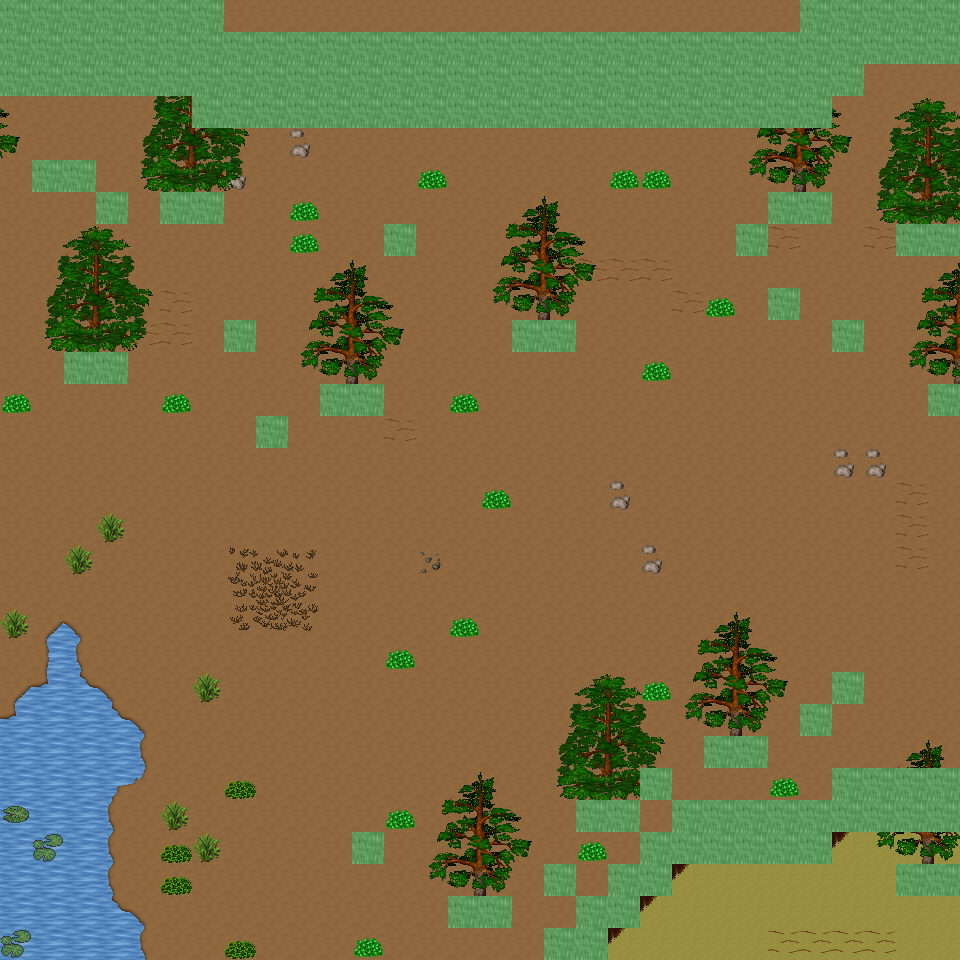

Tiled map render using the project's own tile images. Description and the map definition, with tile-layer contents summarised, below:
An orthogonal 30x30 tile map with 32x32 px tiles, 6 tile layers (Ground, Object, Object2, Above, ...), 57 tilesets and 8 objects (8x mapExit).

<map version="1.0" orientation="orthogonal" renderorder="right-down" width="30" height="30" tilewidth="32" tileheight="32" nextobjectid="9">
  <tileset firstgid="1" name="tileset_ground_ground" tilewidth="32" tileheight="32" tilecount="33" columns="3">
    <image source="../drawable/tileset_ground_ground.png" width="96" height="352" />
  </tileset>
  <tileset firstgid="34" name="tileset_ground_ice_ice" tilewidth="32" tileheight="32" tilecount="3" columns="3">
    <image source="../drawable/tileset_ground_ice_ice.png" width="96" height="32" />
  </tileset>
  <tileset firstgid="37" name="tileset_ground_indoor_brown_hole" tilewidth="32" tileheight="32" tilecount="56" columns="7">
    <image source="../drawable/tileset_ground_indoor_brown_hole.png" width="224" height="256" />
  </tileset>
  <tileset firstgid="93" name="tileset_ground_earth_edges" tilewidth="32" tileheight="32" tilecount="18" columns="6">
    <image source="../drawable/tileset_ground_earth_edges.png" width="192" height="96" />
  </tileset>
  <tileset firstgid="111" name="tileset_ground_rock_pebbles" tilewidth="32" tileheight="32" tilecount="3" columns="1">
    <image source="../drawable/tileset_ground_rock_pebbles.png" width="32" height="96" />
  </tileset>
  <tileset firstgid="114" name="tileset_item_corpse_huge_animal" tilewidth="32" tileheight="32" tilecount="16" columns="2">
    <image source="../drawable/tileset_item_corpse_huge_animal.png" width="64" height="256" />
  </tileset>
  <tileset firstgid="130" name="tileset_plant_flower_daisy_white" tilewidth="32" tileheight="32" tilecount="8" columns="2">
    <image source="../drawable/tileset_plant_flower_daisy_white.png" width="64" height="128" />
  </tileset>
  <tileset firstgid="138" name="tileset_ground_ridge_earth_dark" tilewidth="32" tileheight="32" tilecount="96" columns="12">
    <image source="../drawable/tileset_ground_ridge_earth_dark.png" width="384" height="256" />
  </tileset>
  <tileset firstgid="234" name="tileset_ground_grass_edges" tilewidth="32" tileheight="32" tilecount="36" columns="12">
    <image source="../drawable/tileset_ground_grass_edges.png" width="384" height="96" />
  </tileset>
  <tileset firstgid="270" name="tileset_ground_ridge_ice_2" tilewidth="32" tileheight="32" tilecount="42" columns="7">
    <image source="../drawable/tileset_ground_ridge_ice_2.png" width="224" height="192" />
  </tileset>
  <tileset firstgid="312" name="tileset_ground_ice_glacier" tilewidth="32" tileheight="32" tilecount="1" columns="1">
    <image source="../drawable/tileset_ground_ice_glacier.png" width="32" height="32" />
  </tileset>
  <tileset firstgid="313" name="tileset_plant_bush_large_brown" tilewidth="32" tileheight="32" tilecount="9" columns="3">
    <image source="../drawable/tileset_plant_bush_large_brown.png" width="96" height="96" />
  </tileset>
  <tileset firstgid="322" name="tileset_ground_ridge_ice" tilewidth="32" tileheight="32" tilecount="42" columns="7">
    <image source="../drawable/tileset_ground_ridge_ice.png" width="224" height="192" />
  </tileset>
  <tileset firstgid="364" name="tileset_plant_bush_various_small" tilewidth="32" tileheight="32" tilecount="9" columns="3">
    <image source="../drawable/tileset_plant_bush_various_small.png" width="96" height="96" />
  </tileset>
  <tileset firstgid="373" name="tileset_ground_rock_rocks_2" tilewidth="32" tileheight="32" tilecount="4" columns="2">
    <image source="../drawable/tileset_ground_rock_rocks_2.png" width="64" height="64" />
  </tileset>
  <tileset firstgid="377" name="tileset_ground_brown_2" tilewidth="32" tileheight="32" tilecount="2" columns="1">
    <image source="../drawable/tileset_ground_brown_2.png" width="32" height="64" />
  </tileset>
  <tileset firstgid="379" name="tileset_plant_bush_large_green" tilewidth="32" tileheight="32" tilecount="9" columns="3">
    <image source="../drawable/tileset_plant_bush_large_green.png" width="96" height="96" />
  </tileset>
  <tileset firstgid="388" name="tileset_plant_grasses" tilewidth="32" tileheight="32" tilecount="6" columns="3">
    <image source="../drawable/tileset_plant_grasses.png" width="96" height="64" />
  </tileset>
  <tileset firstgid="394" name="tileset_furniture_table_long_side_on_pale" tilewidth="32" tileheight="32" tilecount="3" columns="3">
    <image source="../drawable/tileset_furniture_table_long_side_on_pale.png" width="96" height="32" />
  </tileset>
  <tileset firstgid="397" name="tileset_item_blood_nsew_stains" tilewidth="32" tileheight="32" tilecount="4" columns="2">
    <image source="../drawable/tileset_item_blood_nsew_stains.png" width="64" height="64" />
  </tileset>
  <tileset firstgid="401" name="tileset_item_blood_floor_stains_2" tilewidth="32" tileheight="32" tilecount="4" columns="2">
    <image source="../drawable/tileset_item_blood_floor_stains_2.png" width="64" height="64" />
  </tileset>
  <tileset firstgid="405" name="tileset_item_statue_grey_stone" tilewidth="32" tileheight="32" tilecount="4" columns="2">
    <image source="../drawable/tileset_item_statue_grey_stone.png" width="64" height="64" />
  </tileset>
  <tileset firstgid="409" name="tileset_item_statue_cross" tilewidth="32" tileheight="32" tilecount="1" columns="1">
    <image source="../drawable/tileset_item_statue_cross.png" width="32" height="32" />
  </tileset>
  <tileset firstgid="410" name="tileset_item_button_gold" tilewidth="32" tileheight="32" tilecount="2" columns="2">
    <image source="../drawable/tileset_item_button_gold.png" width="64" height="32" />
  </tileset>
  <tileset firstgid="412" name="tileset_ground_rock_green_crystal" tilewidth="32" tileheight="32" tilecount="9" columns="3">
    <image source="../drawable/tileset_ground_rock_green_crystal.png" width="96" height="96" />
  </tileset>
  <tileset firstgid="421" name="tileset_item_statue_metal_and_stone" tilewidth="32" tileheight="32" tilecount="6" columns="3">
    <image source="../drawable/tileset_item_statue_metal_and_stone.png" width="96" height="64" />
  </tileset>
  <tileset firstgid="427" name="tileset_ground_ladder_horizontal_pale" tilewidth="32" tileheight="32" tilecount="3" columns="1">
    <image source="../drawable/tileset_ground_ladder_horizontal_pale.png" width="32" height="96" />
  </tileset>
  <tileset firstgid="430" name="tileset_building_fence_fence_chunky" tilewidth="32" tileheight="32" tilecount="21" columns="3">
    <image source="../drawable/tileset_building_fence_fence_chunky.png" width="96" height="224" />
  </tileset>
  <tileset firstgid="451" name="tileset_plant_bush_bushes" tilewidth="32" tileheight="32" tilecount="10" columns="5">
    <image source="../drawable/tileset_plant_bush_bushes.png" width="160" height="64" />
  </tileset>
  <tileset firstgid="461" name="tileset_item_blood_floor_stain" tilewidth="32" tileheight="32" tilecount="1" columns="1">
    <image source="../drawable/tileset_item_blood_floor_stain.png" width="32" height="32" />
  </tileset>
  <tileset firstgid="462" name="tileset_item_corpse_skull_dark" tilewidth="32" tileheight="32" tilecount="2" columns="2">
    <image source="../drawable/tileset_item_corpse_skull_dark.png" width="64" height="32" />
  </tileset>
  <tileset firstgid="464" name="tileset_logic_creature_human" tilewidth="32" tileheight="32" tilecount="5" columns="5">
    <image source="../drawable/tileset_logic_creature_human.png" width="160" height="32" />
  </tileset>
  <tileset firstgid="469" name="tileset_logic_creature_elemental" tilewidth="32" tileheight="32" tilecount="16" columns="8">
    <image source="../drawable/tileset_logic_creature_elemental.png" width="256" height="64" />
  </tileset>
  <tileset firstgid="485" name="tileset_logic_creature_undead" tilewidth="32" tileheight="32" tilecount="16" columns="8">
    <image source="../drawable/tileset_logic_creature_undead.png" width="256" height="64" />
  </tileset>
  <tileset firstgid="501" name="tileset_logic_item_sheepfood" tilewidth="32" tileheight="32" tilecount="1" columns="1">
    <image source="../drawable/tileset_logic_item_sheepfood.png" width="32" height="32" />
  </tileset>
  <tileset firstgid="502" name="tileset_logic_creature_sheep" tilewidth="32" tileheight="32" tilecount="1" columns="1">
    <image source="../drawable/tileset_logic_creature_sheep.png" width="32" height="32" />
  </tileset>
  <tileset firstgid="503" name="tileset_logic_collision" tilewidth="32" tileheight="32" tilecount="1" columns="1">
    <image source="../drawable/tileset_logic_collision.png" width="32" height="32" />
  </tileset>
  <tileset firstgid="504" name="tileset_plant_tree_taller_trees" tilewidth="32" tileheight="32" tilecount="32" columns="8">
    <image source="../drawable/tileset_plant_tree_taller_trees.png" width="256" height="128" />
  </tileset>
  <tileset firstgid="536" name="tileset_building_wall_int_clay" tilewidth="32" tileheight="32" tilecount="100" columns="10">
    <image source="../drawable/tileset_building_wall_int_clay.png" width="320" height="320" />
  </tileset>
  <tileset firstgid="636" name="tileset_plant_tree_pine_tree" tilewidth="32" tileheight="32" tilecount="20" columns="4">
    <image source="../drawable/tileset_plant_tree_pine_tree.png" width="128" height="160" />
  </tileset>
  <tileset firstgid="656" name="tileset_plant_tree_pine_tree_1" tilewidth="32" tileheight="32" tilecount="20" columns="4">
    <image source="../drawable/tileset_plant_tree_pine_tree_1.png" width="128" height="160" />
  </tileset>
  <tileset firstgid="676" name="tileset_plant_stump_hollow_logs" tilewidth="32" tileheight="32" tilecount="6" columns="3">
    <image source="../drawable/tileset_plant_stump_hollow_logs.png" width="96" height="64" />
  </tileset>
  <tileset firstgid="682" name="tileset_plant_stump_small_stump" tilewidth="32" tileheight="32" tilecount="4" columns="2">
    <image source="../drawable/tileset_plant_stump_small_stump.png" width="64" height="64" />
  </tileset>
  <tileset firstgid="686" name="tileset_plant_stump_stump_snow1" tilewidth="32" tileheight="32" tilecount="2" columns="2">
    <image source="../drawable/tileset_plant_stump_stump_snow1.png" width="64" height="32" />
  </tileset>
  <tileset firstgid="688" name="tileset_plant_stump_stump_snow" tilewidth="32" tileheight="32" tilecount="2" columns="2">
    <image source="../drawable/tileset_plant_stump_stump_snow.png" width="64" height="32" />
  </tileset>
  <tileset firstgid="690" name="tileset_building_decoration_rocks" tilewidth="32" tileheight="32" tilecount="6" columns="3">
    <image source="../drawable/tileset_building_decoration_rocks.png" width="96" height="64" />
  </tileset>
  <tileset firstgid="696" name="tileset_ground_rock_rocks" tilewidth="32" tileheight="32" tilecount="4" columns="2">
    <image source="../drawable/tileset_ground_rock_rocks.png" width="64" height="64" />
  </tileset>
  <tileset firstgid="700" name="tileset_ground_grass_corners" tilewidth="32" tileheight="32" tilecount="24" columns="6">
    <image source="../drawable/tileset_ground_grass_corners.png" width="192" height="128" />
  </tileset>
  <tileset firstgid="724" name="tileset_plant_lily_pads" tilewidth="32" tileheight="32" tilecount="2" columns="1">
    <image source="../drawable/tileset_plant_lily_pads.png" width="32" height="64" />
  </tileset>
  <tileset firstgid="726" name="tileset_plant_tree_snow_on_pine" tilewidth="32" tileheight="32" tilecount="20" columns="4">
    <image source="../drawable/tileset_plant_tree_snow_on_pine.png" width="128" height="160" />
  </tileset>
  <tileset firstgid="746" name="tileset_ground_stonecircle" tilewidth="32" tileheight="32" tilecount="81" columns="9">
    <image source="../drawable/tileset_ground_stonecircle.png" width="288" height="288" />
  </tileset>
  <tileset firstgid="827" name="tileset_object_rotating_crystal" tilewidth="32" tileheight="32" tilecount="48" columns="8">
    <image source="../drawable/tileset_object_rotating_crystal.png" width="256" height="192" />
  </tileset>
  <tileset firstgid="875" name="tileset_light_white_1x1" tilewidth="32" tileheight="32" tilecount="1" columns="1">
    <image source="../drawable/tileset_light_white_1x1.png" width="32" height="32" />
  </tileset>
  <tileset firstgid="876" name="tileset_light_light_5x5" tilewidth="32" tileheight="32" tilecount="25" columns="5">
    <image source="../drawable/tileset_light_light_5x5.png" width="160" height="160" />
  </tileset>
  <tileset firstgid="901" name="tileset_logic_creature_fowl" tilewidth="32" tileheight="32" tilecount="6" columns="6">
    <image source="../drawable/tileset_logic_creature_fowl.png" width="192" height="32" />
  </tileset>
  <tileset firstgid="907" name="tileset_building_wall_int_sandstone" tilewidth="32" tileheight="32" tilecount="15" columns="3">
    <image source="../drawable/tileset_building_wall_int_sandstone.png" width="96" height="160" />
  </tileset>
  <tileset firstgid="922" name="tileset_logic_creature_animal" tilewidth="32" tileheight="32" tilecount="32" columns="8">
    <image source="../drawable/tileset_logic_creature_animal.png" width="256" height="128" />
  </tileset>
  <layer name="Ground" width="30" height="30">
    <data>[900 cells, 900 non-empty, 3 distinct tile ids]</data>
  </layer>
  <layer name="Object" width="30" height="30">
    <data>[900 cells, 238 non-empty, 58 distinct tile ids]</data>
  </layer>
  <layer name="Object2" width="30" height="30">
    <data>[900 cells, 0 non-empty, 0 distinct tile ids]</data>
  </layer>
  <layer name="Above" width="30" height="30">
    <data>[900 cells, 177 non-empty, 34 distinct tile ids]</data>
  </layer>
  <layer name="Above2" width="30" height="30">
    <data>[900 cells, 0 non-empty, 0 distinct tile ids]</data>
  </layer>
  <layer name="Walkable" width="30" height="30">
    <data>[900 cells, 149 non-empty, 1 distinct tile ids]</data>
  </layer>
  <objectgroup name="MapEvents">
    <object id="1" name="south" type="mapExit" x="0" y="928" width="544" height="32">
      <properties>
        <property name="map" value="level_0_x69_y9" />
        <property name="x" value="0" />
        <property name="y" value="1" />
      </properties>
    </object>
    <object id="2" name="south2" type="mapExit" x="608" y="928" width="352" height="32">
      <properties>
        <property name="map" value="level_0_x69_y9" />
        <property name="x" value="19" />
        <property name="y" value="1" />
      </properties>
    </object>
    <object id="3" name="west" type="mapExit" x="0" y="96" width="32" height="864">
      <properties>
        <property name="map" value="level_0_x68_y8" />
        <property name="x" value="28" />
        <property name="y" value="3" />
      </properties>
    </object>
    <object id="4" name="east" type="mapExit" x="928" y="64" width="32" height="160">
      <properties>
        <property name="map" value="level_0_x70_y8" />
        <property name="x" value="1" />
        <property name="y" value="2" />
      </properties>
    </object>
    <object id="5" name="east2" type="mapExit" x="928" y="256" width="32" height="128">
      <properties>
        <property name="map" value="level_0_x70_y8" />
        <property name="x" value="1" />
        <property name="y" value="8" />
      </properties>
    </object>
    <object id="6" name="east3" type="mapExit" x="928" y="416" width="32" height="352">
      <properties>
        <property name="map" value="level_0_x70_y8" />
        <property name="x" value="1" />
        <property name="y" value="13" />
      </properties>
    </object>
    <object id="7" name="east4" type="mapExit" x="928" y="832" width="32" height="32">
      <properties>
        <property name="map" value="level_0_x70_y8" />
        <property name="x" value="1" />
        <property name="y" value="26" />
      </properties>
    </object>
    <object id="8" name="east5" type="mapExit" x="928" y="896" width="32" height="64">
      <properties>
        <property name="map" value="level_0_x70_y8" />
        <property name="x" value="1" />
        <property name="y" value="28" />
      </properties>
    </object>
  </objectgroup>
</map>
